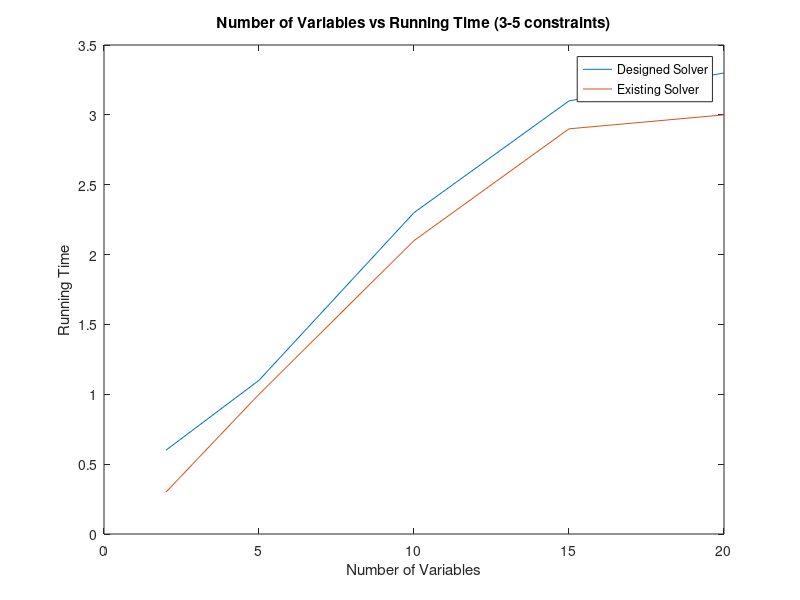
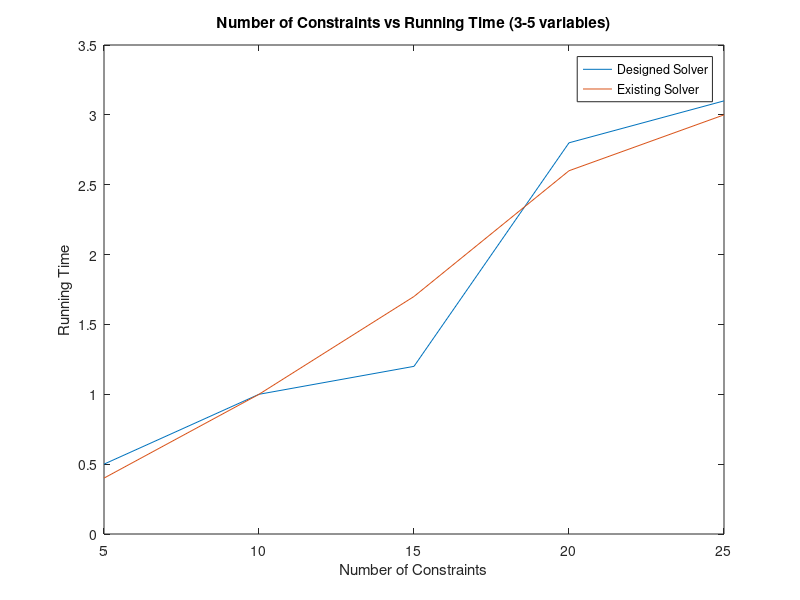

MATLAB code for these plots, in order:
clc;
clear all;
close all;

figure;
x = [2,5,10,15,20];
y1 = [0.6,1.1,2.3,3.1,3.3];
y2 = [0.3,1,2.1,2.9,3];
plot(x,y1);
hold on;
plot(x,y2);
title('Number of Variables vs Running Time (3-5 constraints)');
xlabel('Number of Variables');
ylabel('Running Time');
legend('Designed Solver','Existing Solver');

figure;
x = [5,10,15,20,25];
y1 = [0.5,1,1.2,2.8,3.1];
y2 = [0.4,1,1.7,2.6,3];
plot(x,y1);
hold on;
plot(x,y2);
title('Number of Constraints vs Running Time (3-5 variables)');
xlabel('Number of Constraints');
ylabel('Running Time');
legend('Designed Solver','Existing Solver');